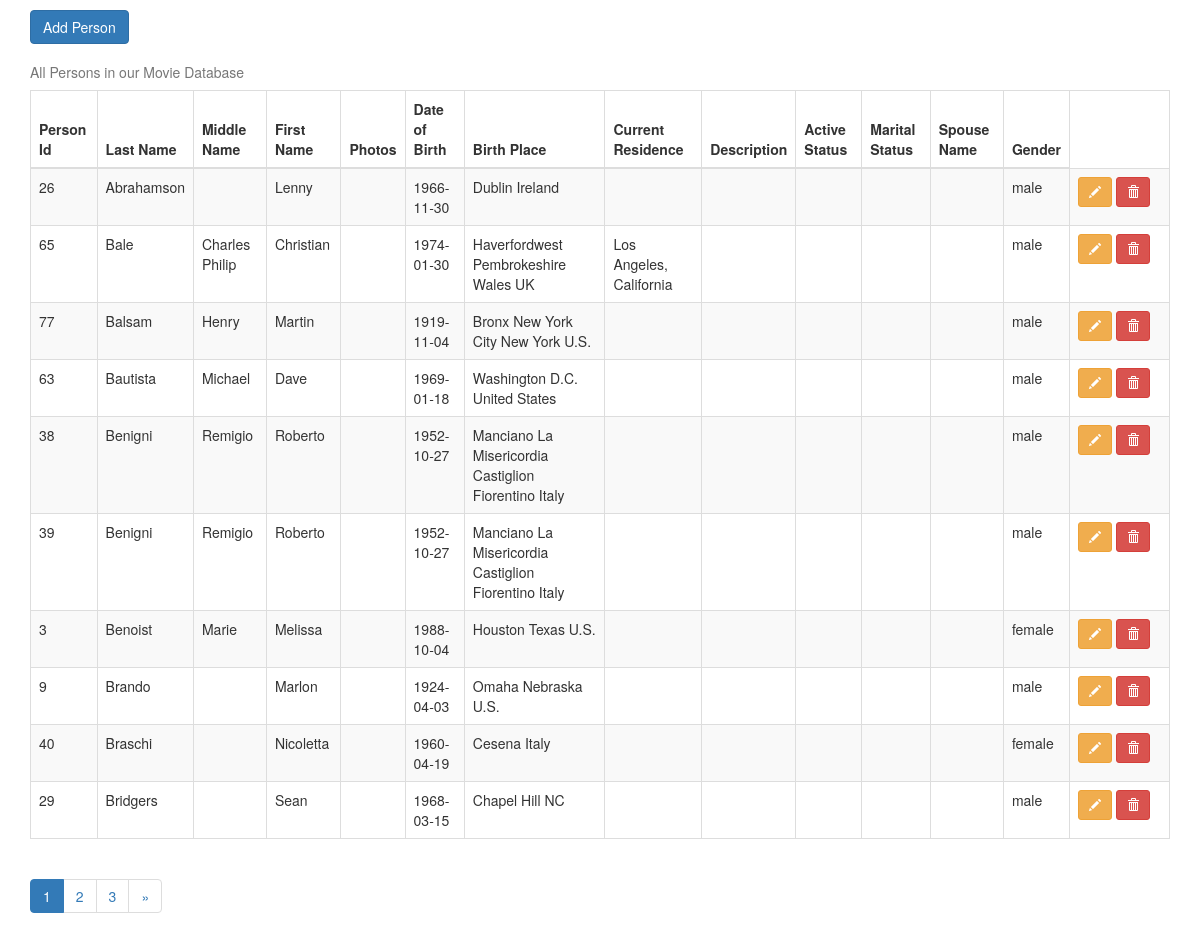
/actors.php, run on the app's committed database.
### tables this page shows
CREATE TABLE `person` (
  `person_id` int(11) NOT NULL,
  `last_name` varchar(255) NOT NULL,
  `middle_name` varchar(255) DEFAULT NULL,
  `first_name` varchar(255) NOT NULL,
  `photo` varchar(255) DEFAULT NULL,
  `dob` date NOT NULL,
  `birth_place` varchar(255) DEFAULT NULL,
  `current_residence` varchar(255) DEFAULT NULL,
  `description` varchar(255) DEFAULT NULL,
  `active_status` varchar(255) DEFAULT NULL,
  `marital_status` varchar(255) DEFAULT NULL,
  `spouse_name` varchar(255) DEFAULT NULL,
  `gender` char(20) NOT NULL,
  PRIMARY KEY (`person_id`)
);

### htdocs/includes/actors.inc.php (called while the page is built, shortened)
<?php
class Person{
 private $conn;
 private $table_name = "person";
 public function __construct($db){
  $this->conn = $db;
 }
 function readAll($page, $from_record_num, $records_per_page){
  $query = "SELECT
     *
    FROM
     " . $this->table_name . "
    ORDER BY
     last_name ASC
    LIMIT
     {$from_record_num}, {$records_per_page}";
  $stmt = $this->conn->prepare( $query );
  $stmt->execute();
  return $stmt;
 }
 public function countAll(){
  $query = "SELECT person_id FROM " . $this->table_name . "";
  $stmt = $this->conn->prepare( $query );
  $stmt->execute();
  $num = $stmt->rowCount();
  return $num;
 }
}
?>

### htdocs/actors.php (the view, shortened to what this page needs)
<?php
$page = isset($_GET['page']) ? $_GET['page'] : 1;
$records_per_page = 10;
$from_record_num = ($records_per_page * $page) - $records_per_page;
include_once 'includes/actors.inc.php';
$database = new Config();
$db = $database->getConnection();
$product = new Person($db);
$stmt = $product->readAll($page, $from_record_num, $records_per_page);
$num = $stmt->rowCount();
?>
<!DOCTYPE html>
<html lang="en">
  <head>
    <link href="css/bootstrap.min.css" rel="stylesheet">
  </head>
  <body>
    <div class="container">
      <p>
 <a class="btn btn-primary" href="person_add.php" role="button">Add Person</a>
      </p>
<?php
if($num>0){
?>
 <table class="table table-bordered table-hover table-striped">
 <caption>All Persons in our Movie Database</caption>
 <thead>
  <tr>
		  <th>Person Id</th>
          <th>Last Name</th>
          <th>Middle Name</th>
          <th>First Name</th>
          <th>Photos</th>
          <th>Date of Birth</th>
		  <th>Birth Place</th>
		  <th>Current Residence</th>
		  <th>Description</th>
		  <th>Active Status</th>
		  <th>Marital Status</th>
		  <th>Spouse Name</th>
		  <th>Gender</th>
        </tr>
 </thead>
 <tbody>
<?php
while ($row = $stmt->fetch(PDO::FETCH_ASSOC)){
extract($row);
?>
<tr>
 <?php echo "<td>{$person_id}</td>" ?>
 <?php echo "<td>{$last_name}</td>" ?>
 <?php echo "<td>{$middle_name}</td>" ?>
 <?php echo "<td>{$first_name}</td>" ?>
 <?php echo "<td>{$photo}</td>" ?>
 <?php echo "<td>{$dob}</td>" ?>
 <?php echo "<td>{$birth_place}</td>" ?>
 <?php echo "<td>{$current_residence}</td>" ?>
 <?php echo "<td>{$description}</td>" ?>
 <?php echo "<td>{$active_status}</td>" ?>
 <?php echo "<td>{$marital_status}</td>" ?>
 <?php echo "<td>{$spouse_name}</td>" ?>
 <?php echo "<td>{$gender}</td>" ?>
 <?php echo "<td width='100px'>
     <a class='btn btn-warning btn-sm' href='persons_update.php?id={$person_id}' role='button'><span class='glyphicon glyphicon-pencil' aria-hidden='true'></span></a>
     <a class='btn btn-danger btn-sm' href='persons_delete.php?id={$person_id}' role='button'><span class='glyphicon glyphicon-trash' aria-hidden='true'></span></a>
          </td>" ?>
</tr>
<?php
}
?>
 </tbody>
      </table>
<?php
$page_dom = "actors.php";
include_once 'includes/pagination.inc.php';
}
?>
    </div>
  </body>
</html>

### htdocs/includes/pagination.inc.php (shortened to what this page needs)
<?php
echo "<nav><ul class=\"pagination\">";
$total_rows = $product->countAll();
$total_pages = ceil($total_rows / $records_per_page);
$range = 2;
$initial_num = $page - $range;
$condition_limit_num = ($page + $range)  + 1;
for ($x=$initial_num; $x<$condition_limit_num; $x++) {
    if (($x > 0) && ($x <= $total_pages)) {
        if ($x == $page) {
            echo "<li class='active'><a href=\"#\">$x</a></li>";
        }
        else {
            echo "<li><a href='{$page_dom}?page=$x'>$x</a></li>";
        }
    }
}
if($page<$total_pages){
    echo "<li><a href='" .$page_dom . "?page={$total_pages}' title='Last page is {$total_pages}.'>";
        echo "»";
    echo "</a></li>";
}
echo "</ul></nav>";
?>

### data on the page
person: person_id "26", last_name "Abrahamson", first_name "Lenny", dob "1966-11-30", birth_place "Dublin Ireland", gender "male"
person: person_id "65", last_name "Bale", middle_name "Charles Philip", first_name "Christian", dob "1974-01-30", birth_place "Haverfordwest Pembrokeshire Wales UK", current_residence "Los Angeles, California", gender "male"
person: person_id "77", last_name "Balsam", middle_name "Henry", first_name "Martin", dob "1919-11-04", birth_place "Bronx New York City New York U.S.", gender "male"
person: person_id "63", last_name "Bautista", middle_name "Michael", first_name "Dave", dob "1969-01-18", birth_place "Washington D.C. United States", gender "male"
person: person_id "38", last_name "Benigni", middle_name "Remigio", first_name "Roberto", dob "1952-10-27", birth_place "Manciano La Misericordia Castiglion Fiorentino Italy", gender "male"
person: person_id "39", last_name "Benigni", middle_name "Remigio", first_name "Roberto", dob "1952-10-27", birth_place "Manciano La Misericordia Castiglion Fiorentino Italy", gender "male"
person: person_id "3", last_name "Benoist", middle_name "Marie", first_name "Melissa", dob "1988-10-04", birth_place "Houston Texas U.S.", gender "female"
person: person_id "9", last_name "Brando", first_name "Marlon", dob "1924-04-03", birth_place "Omaha Nebraska U.S.", gender "male"
person: person_id "40", last_name "Braschi", first_name "Nicoletta", dob "1960-04-19", birth_place "Cesena Italy", gender "female"
person: person_id "29", last_name "Bridgers", first_name "Sean", dob "1968-03-15", birth_place "Chapel Hill NC", gender "male"
